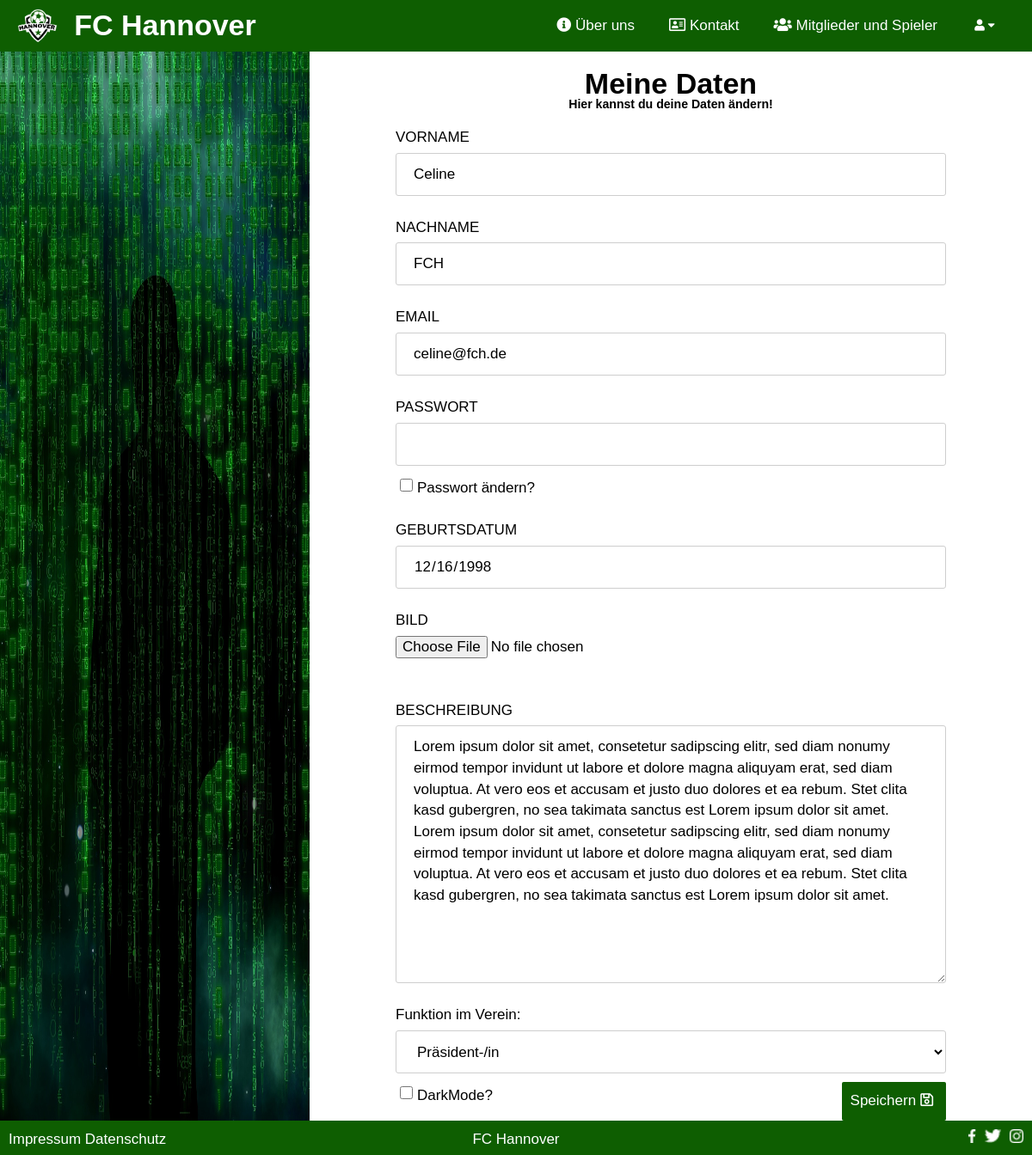
/index.php/?c=user&a=profil (signed in), run on an earlier commit of the app's database.
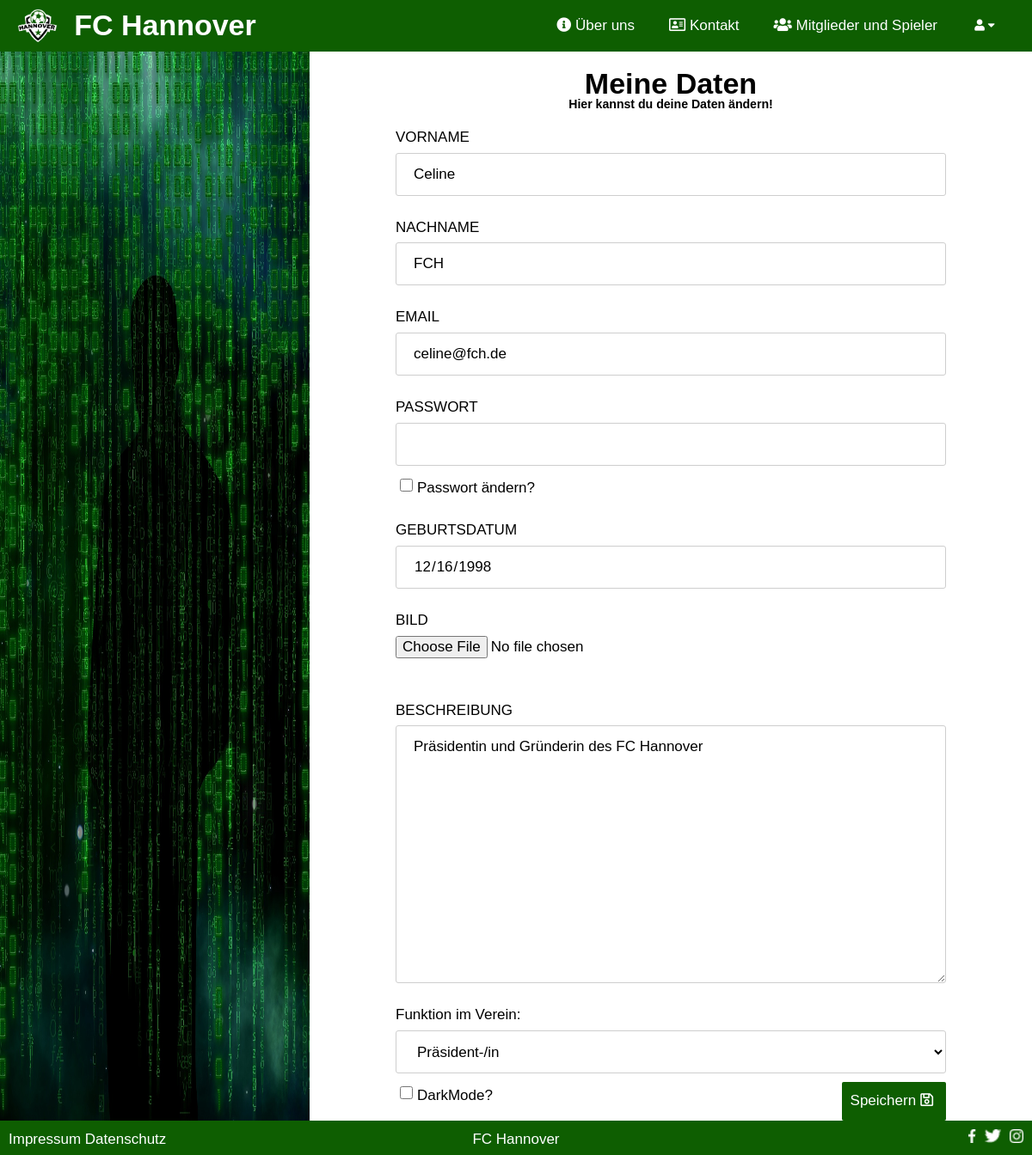
And on a later commit of the database.
### tables this page shows
CREATE TABLE IF NOT EXISTS `USER` (
  `ID` INT NOT NULL AUTO_INCREMENT,
  `CREATED_AT` TIMESTAMP NOT NULL DEFAULT CURRENT_TIMESTAMP,
  `UPDATED_AT` TIMESTAMP NULL DEFAULT NULL ON UPDATE CURRENT_TIMESTAMP,
  `FIRSTNAME` VARCHAR(21) NOT NULL,
  `LASTNAME` VARCHAR(24) NOT NULL,
  `DATE_OF_BIRTH` DATE NOT NULL,
  `DESCRIPTION` TEXT NULL,
  `PICTURE` VARCHAR(28) NULL,
  `EMAIL` VARCHAR(62) NOT NULL,
  `PASSWORD` VARCHAR(60) NOT NULL,
  `ROLE_ID` INT NOT NULL,
  PRIMARY KEY (`ID`),
  INDEX `fk_USER_ROLE1_idx` (`ROLE_ID` ASC),
  UNIQUE INDEX `EMAIL_UNIQUE` (`EMAIL` ASC),
  CONSTRAINT `fk_USER_ROLE1`
    FOREIGN KEY (`ROLE_ID`)
    REFERENCES `ROLE` (`ID`)
    ON DELETE NO ACTION
    ON UPDATE NO ACTION);

### models/user.class.php (called while the page is built, shortened)
<?php
class User extends BaseModel
{
    public static function findUserBySessionUserID(){
        if(isset($_SESSION['loggedIn']) && $_SESSION['loggedIn'] == true) {
            $where = 'ID = ' . $_SESSION['userId'];
            return self::findOne($where);
        }else{
            return null;
        }
    }
    public static function checkUserPermissionForPage($roleIdWithPermission){
        $user = User::findUserBySessionUserID();
        if($user  != null) {
            if (is_array($roleIdWithPermission)) {
                foreach ($roleIdWithPermission as $index) {
                    if ($user['ROLE_ID'] == $index) {
                        return true;
                    }
                }
            } else {
                if ($user['ROLE_ID'] == $roleIdWithPermission) {
                    return true;
                }
            }
        }
        return false;
    }
    public static function generateUserProfilInformations(){
        if(isset($_GET['userId'])){
            $accessUser = role::ADMIN;
            $where = 'ID = ' . $_GET['userId'];
            $user = User::findOne($where);
            $userRole = role::ADMIN;
            $userInformation = '&userId='.$_GET['userId'];
            $title = 'Nutzer Ändern';
            $colorModeChecked = '';
            $action = 'userManagement';
            $pageTopic = self::getFullName($user['FIRSTNAME'], $user['LASTNAME']);
            $pageSubTopic = '';
        }else{
            $accessUser = [role::ADMIN, role::MEMBER, role::USER];
            $where = 'ID = ' . $_SESSION['userId'];
            $user = User::findOne($where);
            $userRole = $user['ROLE_ID'];
            $userInformation = '';
            $title = 'Profil';
            $pageTopic = 'Meine Daten';
            $pageSubTopic = 'Hier kannst du deine Daten ändern!';
            if (isset($_COOKIE['colorMode']) && $_COOKIE['colorMode'] == true) {
                $colorModeChecked = 'checked';
            }else{
                $colorModeChecked = '';
            }
            $action = 'profil';
        }
        $errorMessage = '';
        $actualMemberHistory = MemberHistory::generateActualMemberHistory($user['ID']);
        if ($actualMemberHistory != ''){
            $userFunction = $actualMemberHistory['FUNCTION_FCH_ID'];
        }else{
            $userFunction = 0;
        }
        $allRoles = Role::find();
        $allFunctions = Function_FCH::find();
        return $paramsInformations = [
            'userProfil'        => $user,
            'accessUser'        => $accessUser,
            'userRole'          => $userRole,
            'userInformation'   => $userInformation,
            'title'             => $title,
            'colorModeChecked'  => $colorModeChecked,
            'errorMessage'      => $errorMessage,
            'userFunction'      => $userFunction,
            'allRoles'          => $allRoles,
            'allFunctions'      => $allFunctions,
            'pageTopic'         => $pageTopic,
            'pageSubTopic'      => $pageSubTopic,
            'action'            => $action
        ];
    }
}

### models/baseModel.class.php (called while the page is built, shortened)
<?php
abstract class BaseModel{
    public static function tablename(){
        $class = get_called_class();
        if(defined($class.'::TABLENAME')) {
            return $class::TABLENAME;
        }
        return null;
    }
    public static function findOne($where = ''){
        $db  = $GLOBALS['db'];
        $result = null;
        try{
            $sql = 'SELECT * FROM ' . self::tablename();
            if(!empty($where)){
                $sql .= ' WHERE ' . $where .  ';';
            }
            $result = $db->query($sql)->fetch();
        }
        catch(PDOException $e){
            $message = 'Select statment failed: ' . $e->getMessage();
            error_to_logFile($message);
            die($message);
        }
        return $result;
    }
}

### controller/user_controller.php (called while the page is built, shortened)
<?php
class UserController extends Controller{
    public function actionProfil(){
        $userProfilInformations = User::generateUserProfilInformations();
        User::checkUserPermissionForPage($userProfilInformations['accessUser']);
    }
}

### views/user/profil.php (the view, shortened to what the rows shown need)
<div class="Content" id="fadeIn">
    <form autocomplete= "off" action="?c=user&a=profil<?=$userInformation?>" method="post" id="formProfil" enctype="multipart/form-data" >
        <h1><?=$pageTopic?></h1>
        <div class="input">
            <label for="firstnameProfil">VORNAME </label>
            <input type = "text" id="firstnameProfil" name="firstnameProfil"
               value = "<?=isset($_POST['firstnameProfil']) ? htmlspecialchars($_POST['firstnameProfil']) : htmlspecialchars($userProfil['FIRSTNAME'])?>">
        </div>
        <div class="input">
            <label for="lastnameProfil">NACHNAME </label>
            <input type = "text" id="lastnameProfil" name="lastnameProfil"
               value = "<?=isset($_POST['lastnameProfil']) ? htmlspecialchars($_POST['lastnameProfil']) : htmlspecialchars($userProfil['LASTNAME'])?>">
        </div>
        <div class="input">
            <label for="emailProfil">EMAIL </label>
            <input type = "email" id="emailProfil" name="emailProfil"
               value = "<?=isset($_POST['emailProfil']) ? htmlspecialchars($_POST['emailProfil']) : htmlspecialchars($userProfil['EMAIL'])?>">
        </div>
        <div class="input">
            <label for="dateOfBirthProfil">GEBURTSDATUM </label>
            <input type = "date" id="dateOfBirthProfil" name="dateOfBirthProfil"
               value = "<?=isset($_POST['dateOfBirthProfil']) ? htmlspecialchars($_POST['dateOfBirthProfil']) : htmlspecialchars($userProfil['DATE_OF_BIRTH'])?>">
        </div>
        <? if($userRole == role::ADMIN ||  $userRole == role::MEMBER){ ?>
        <div class="input">
            <label for="pictureProfil">BILD </label>
            <input type = "file"  accept=".jpg, .jpeg, .png" id="pictureProfil" name="pictureProfil">
        </div>
        <div class="input">
            <label for="descriptionProfil">BESCHREIBUNG  </label>
            <textarea name="descriptionProfil" id="descriptionProfil" cols="44" rows="5"><?=isset($_POST['descriptionProfil']) ? htmlspecialchars($_POST['descriptionProfil']) : htmlspecialchars($userProfil['DESCRIPTION'])?></textarea>
        </div>
        <? } ?>
    </form>
</div>

What changed in the data, as far as the page shows it:
changed user "Celine": descriptionProfil "Lorem ipsum dolor sit amet, consetetur sadipscing elitr, sed diam nonumy eirmod tempor invidunt ut labore et dolore magna aliquyam erat, sed diam voluptua. At vero eos et accusam et justo duo dolores et ea rebum. Stet clita kasd gubergren, no sea takimata sanctus est Lorem ipsum dolor sit amet. Lorem ipsum dolor sit amet, consetetur sadipscing elitr, sed diam nonumy eirmod tempor invidunt ut labore et dolore magna aliquyam erat, sed diam voluptua. At vero eos et accusam et justo duo dolores et ea rebum. Stet clita kasd gubergren, no sea takimata sanctus est Lorem ipsum dolor sit amet." → "Präsidentin und Gründerin des FC Hannover"
